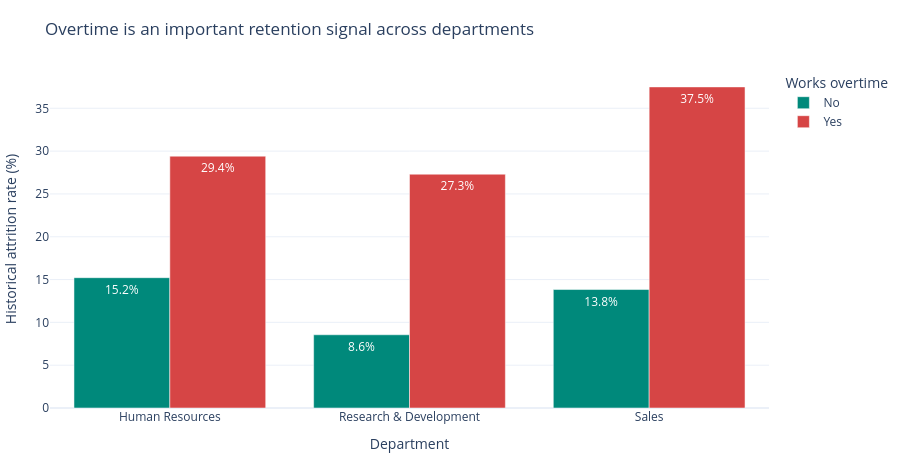

Notebook code for this chart:
### Markdown cell above
## Visualisation 3: Overtime and Department Attrition

This grouped bar chart compares attrition for employees who work overtime and those who do not, within each department.

### Code cell
signal_data = (
    data.groupby(["Department", "OverTime"], as_index=False)
    .agg(
        Employees=("EmployeeNumber", "size"),
        AttritionRate=("AttritionBinary", "mean"),
    )
)
signal_data["AttritionRate"] *= 100

fig = px.bar(
    signal_data,
    x="Department",
    y="AttritionRate",
    color="OverTime",
    barmode="group",
    text=signal_data["AttritionRate"].map(lambda value: f"{value:.1f}%"),
    color_discrete_map={"No": TEAL, "Yes": RED},
    hover_data={"Employees": True, "AttritionRate": ":.1f"},
    labels={
        "AttritionRate": "Historical attrition rate (%)",
        "OverTime": "Works overtime",
    },
    title="Overtime is an important retention signal across departments",
    template=PLOT_TEMPLATE,
)
fig.update_layout(height=460, margin=dict(t=70, l=10, r=10, b=10))
fig.show()

### Figure 1 — Plotly figure (JSON) as saved in the notebook; plotly's stock layout.template omitted (floating-point values rounded to 4 significant figures)
{"data": [{"alignmentgroup": "True", "customdata": [[46], [690], [318]], "hovertemplate": "Works overtime=No<br>Department=%{x}<br>Historical attrition rate (%)=%{y:.1f}<br>text=%{text}<br>Employees=%{customdata[0]}<extra></extra>", "legendgroup": "No", "marker": {"color": "#00897b", "pattern": {"shape": ""}}, "name": "No", "offsetgroup": "No", "orientation": "v", "showlegend": true, "text": ["15.2%", "8.6%", "13.8%"], "textposition": "auto", "type": "bar", "x": ["Human Resources", "Research & Development", "Sales"], "xaxis": "x", "y": [15.22, 8.551, 13.84], "yaxis": "y"}, {"alignmentgroup": "True", "customdata": [[17], [271], [128]], "hovertemplate": "Works overtime=Yes<br>Department=%{x}<br>Historical attrition rate (%)=%{y:.1f}<br>text=%{text}<br>Employees=%{customdata[0]}<extra></extra>", "legendgroup": "Yes", "marker": {"color": "#d64545", "pattern": {"shape": ""}}, "name": "Yes", "offsetgroup": "Yes", "orientation": "v", "showlegend": true, "text": ["29.4%", "27.3%", "37.5%"], "textposition": "auto", "type": "bar", "x": ["Human Resources", "Research & Development", "Sales"], "xaxis": "x", "y": [29.41, 27.31, 37.5], "yaxis": "y"}], "layout": {"barmode": "group", "height": 460, "legend": {"title": {"text": "Works overtime"}, "tracegroupgap": 0}, "margin": {"b": 10, "l": 10, "r": 10, "t": 70}, "title": {"text": "Overtime is an important retention signal across departments"}, "xaxis": {"anchor": "y", "domain": [0, 1], "title": {"text": "Department"}}, "yaxis": {"anchor": "x", "domain": [0, 1], "title": {"text": "Historical attrition rate (%)"}}}}
